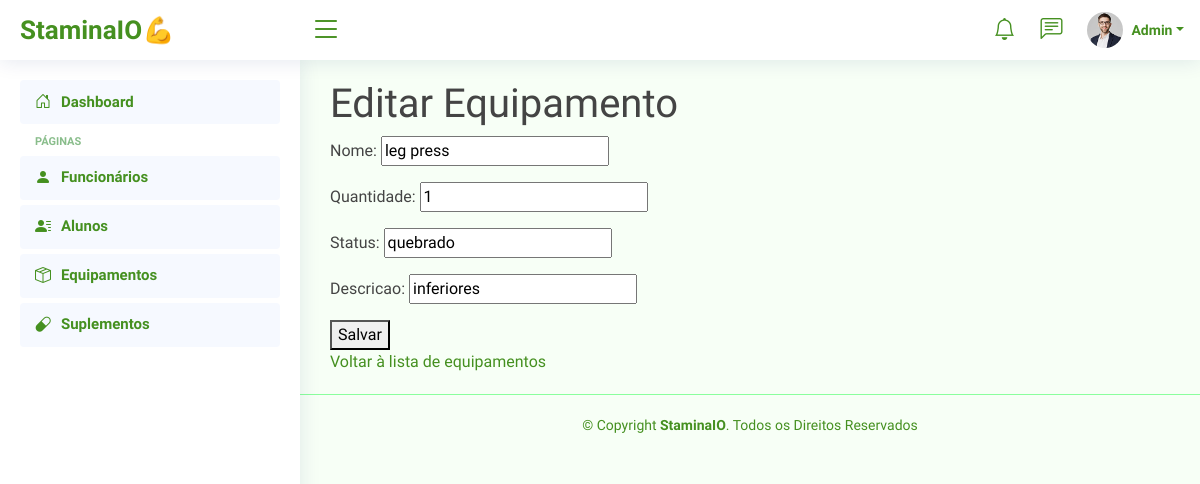
Page /equipamento/editar/1/ (signed in) on the committed database.
### equipamento/models.py (models this page shows)
class Equipamento(models.Model):
    nome = models.CharField(max_length=100)
    quantidade = models.IntegerField(default=1)  # Definindo um valor padrão para quantidade
    status = models.CharField(max_length=100)
    descricao = models.CharField(max_length=100)  # Nome do campo corrigido para seguir a convenção de nomenclatura

### equipamento/views.py (the view)
# urls.py: path('editar/<int:pk>/', views.editar_equipamento, name='editar_equipamento'),
@login_required
def editar_equipamento(request, pk):
    equipamento = get_object_or_404(Equipamento, pk=pk)
    if request.method == 'POST':
        form = EquipamentoForm(request.POST, instance=equipamento)
        if form.is_valid():
            form.save()
            messages.success(request, 'Equipamento atualizado com sucesso!')
            return redirect('equipamento:listar_equipamentos')
        else:
            messages.error(request, 'Erro ao atualizar equipamento. Verifique os dados e tente novamente.')
    else:
        form = EquipamentoForm(instance=equipamento)
    return render(request, 'equipamento/form_equipamento.html', {'form': form})

### equipamento/forms.py
class EquipamentoForm(forms.ModelForm):
    class Meta:
        model = Equipamento
        fields = ['nome', 'quantidade', 'status', 'descricao']  # Incluindo todos os campos do modelo

### templates/equipamento/form_equipamento.html (shortened to what this page needs)
{% extends '_base.html' %}
{% block content %}
    <h1>{{ form.instance.pk|yesno:"Editar Equipamento,Adicionar Equipamento" }}</h1>
    <form method="post">
        {{ form.as_p }}
        <button type="submit">Salvar</button>
    </form>
    <a href="{% url 'equipamento:listar_equipamentos' %}">Voltar à lista de equipamentos</a>
{% endblock %}

### static/css/style.css (style rules this page uses)
:root { scroll-behavior: smooth; }
body { font-family: "Chakra Petch", sans-serif; background: #f7fff6; color: #444444; }
a { color: #459020; text-decoration: none; }
h1, h2, h3, h4, h5, h6 { font-family: "Chakra Petch", sans-serif; }

### rows in the picture
Equipamento: instance.pk "Editar Equipamento", nome "leg press", quantidade "1", status "quebrado", descricao "inferiores"
